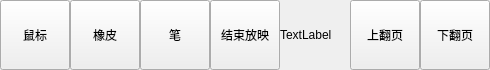
<?xml version="1.0" encoding="UTF-8"?>
<ui version="4.0">
 <class>newui</class>
 <widget class="QWidget" name="newui">
  <property name="geometry">
   <rect>
    <x>0</x>
    <y>0</y>
    <width>490</width>
    <height>70</height>
   </rect>
  </property>
  <property name="windowTitle">
   <string>Form</string>
  </property>
  <widget class="QPushButton" name="mouse">
   <property name="geometry">
    <rect>
     <x>0</x>
     <y>0</y>
     <width>70</width>
     <height>70</height>
    </rect>
   </property>
   <property name="text">
    <string>鼠标</string>
   </property>
  </widget>
  <widget class="QPushButton" name="xp">
   <property name="geometry">
    <rect>
     <x>70</x>
     <y>0</y>
     <width>70</width>
     <height>70</height>
    </rect>
   </property>
   <property name="text">
    <string>橡皮</string>
   </property>
  </widget>
  <widget class="QPushButton" name="pen">
   <property name="geometry">
    <rect>
     <x>140</x>
     <y>0</y>
     <width>70</width>
     <height>70</height>
    </rect>
   </property>
   <property name="text">
    <string>笔</string>
   </property>
  </widget>
  <widget class="QPushButton" name="esc">
   <property name="geometry">
    <rect>
     <x>210</x>
     <y>0</y>
     <width>70</width>
     <height>70</height>
    </rect>
   </property>
   <property name="text">
    <string>结束放映</string>
   </property>
  </widget>
  <widget class="QPushButton" name="pagedown">
   <property name="geometry">
    <rect>
     <x>420</x>
     <y>0</y>
     <width>70</width>
     <height>70</height>
    </rect>
   </property>
   <property name="text">
    <string>下翻页</string>
   </property>
  </widget>
  <widget class="QPushButton" name="pageup">
   <property name="geometry">
    <rect>
     <x>350</x>
     <y>0</y>
     <width>70</width>
     <height>70</height>
    </rect>
   </property>
   <property name="text">
    <string>上翻页</string>
   </property>
  </widget>
  <widget class="QLabel" name="pages">
   <property name="geometry">
    <rect>
     <x>280</x>
     <y>0</y>
     <width>70</width>
     <height>70</height>
    </rect>
   </property>
   <property name="text">
    <string>TextLabel</string>
   </property>
  </widget>
 </widget>
 <resources/>
 <connections/>
</ui>
